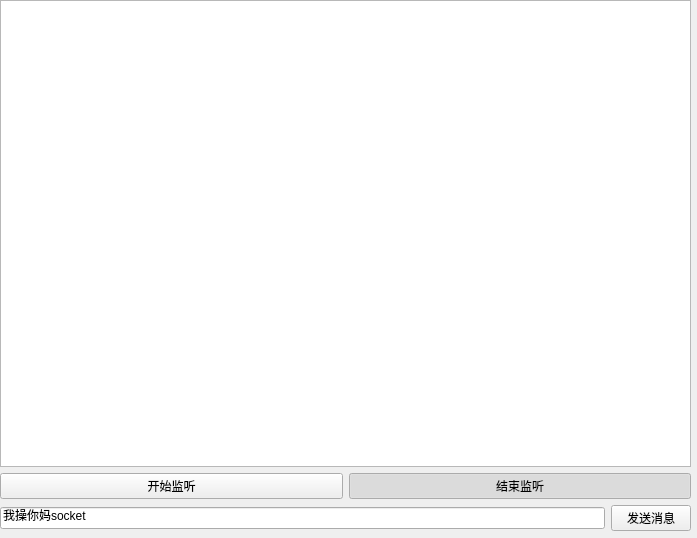
<?xml version="1.0" encoding="UTF-8"?>
<ui version="4.0">
 <class>Widget</class>
 <widget class="QWidget" name="Widget">
  <property name="geometry">
   <rect>
    <x>0</x>
    <y>0</y>
    <width>697</width>
    <height>538</height>
   </rect>
  </property>
  <property name="windowTitle">
   <string>Widget</string>
  </property>
  <widget class="QWidget" name="">
   <property name="geometry">
    <rect>
     <x>0</x>
     <y>0</y>
     <width>691</width>
     <height>531</height>
    </rect>
   </property>
   <layout class="QVBoxLayout" name="verticalLayout">
    <item>
     <widget class="QTextBrowser" name="textBrowser"/>
    </item>
    <item>
     <layout class="QHBoxLayout" name="horizontalLayout">
      <item>
       <widget class="QPushButton" name="pushButton">
        <property name="text">
         <string>开始监听</string>
        </property>
        <property name="checkable">
         <bool>true</bool>
        </property>
        <attribute name="buttonGroup">
         <string notr="true">buttonGroup</string>
        </attribute>
       </widget>
      </item>
      <item>
       <widget class="QPushButton" name="pushButton_2">
        <property name="text">
         <string>结束监听</string>
        </property>
        <property name="checkable">
         <bool>true</bool>
        </property>
        <property name="checked">
         <bool>true</bool>
        </property>
        <attribute name="buttonGroup">
         <string notr="true">buttonGroup</string>
        </attribute>
       </widget>
      </item>
     </layout>
    </item>
    <item>
     <layout class="QHBoxLayout" name="horizontalLayout_2">
      <item>
       <widget class="QLineEdit" name="lineEdit">
        <property name="text">
         <string>我操你妈socket</string>
        </property>
       </widget>
      </item>
      <item>
       <widget class="QPushButton" name="pushButton_3">
        <property name="text">
         <string>发送消息</string>
        </property>
       </widget>
      </item>
     </layout>
    </item>
   </layout>
  </widget>
 </widget>
 <resources/>
 <connections/>
 <buttongroups>
  <buttongroup name="buttonGroup"/>
 </buttongroups>
</ui>
